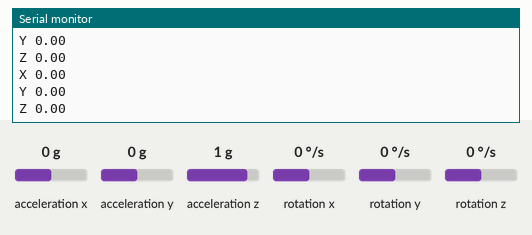
This sketch was run on a simulated ESP32. On the bench: the last lines printed to the serial monitor. The inputs (shaded band) are chosen by the test bench; at power-on: rotation x 0 °/s, rotation y 0 °/s, rotation z 0 °/s, acceleration x 0 g, acceleration y 0 g, acceleration z 1 g.

Above: at 1.2 s.
1.3 s: rotation x set to -192 °/s
At 1.33 s:
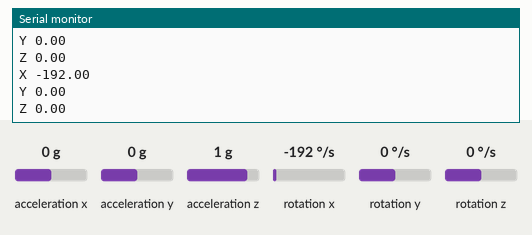
2.8 s: rotation y set to -192 °/s
At 2.86 s:
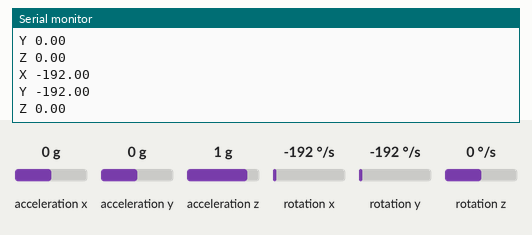
4.3 s: rotation z set to -192 °/s
At 6.33 s:
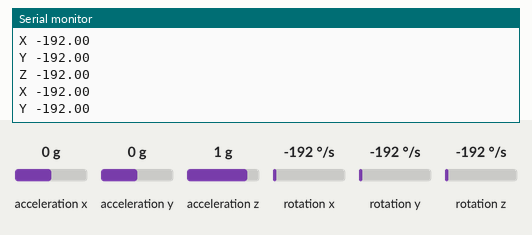

The sketch:

MPU.ino.ino
```cpp
#include <MPU9250_asukiaaa.h>

#define SDA_PIN 21
#define SCL_PIN 22

#ifdef _ESP32_HAL_I2C_H_
#define SDA_PIN 21
#define SCL_PIN 22
#endif

MPU9250_asukiaaa mySensor;

void setup() {
while(!Serial);

Serial.begin(115200);
Serial.println("started");

#ifdef _ESP32_HAL_I2C_H_
// for esp32
Wire.begin(SDA_PIN, SCL_PIN); //sda, scl
#else
Wire.begin();
#endif

mySensor.setWire(&Wire);
mySensor.beginGyro();
}

void loop() {
mySensor.gyroUpdate();
Serial.println("X " + String(mySensor.gyroX()));
Serial.println("Y " + String(mySensor.gyroY()));
Serial.println("Z " + String(mySensor.gyroZ()) + "\n\n\n\n\n\n\n\n\n\n\n\n");
delay(100);
}
```

Measured:
- after the input at 1.3 s, the serial monitor: prints a new line at once (image 1)
- after the input at 2.8 s, the serial monitor: prints a new line after 0.06 s (image 2)
- after the input at 4.3 s, the serial monitor: prints a new line after 0.09 s (image 3)
